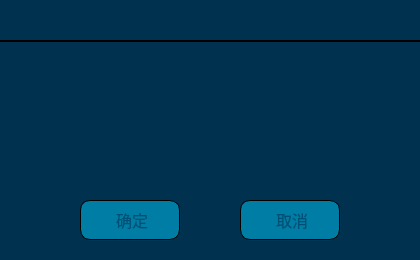
<?xml version="1.0" encoding="UTF-8"?>
<ui version="4.0">
 <class>QuestBox</class>
 <widget class="QDialog" name="QuestBox">
  <property name="geometry">
   <rect>
    <x>0</x>
    <y>0</y>
    <width>420</width>
    <height>260</height>
   </rect>
  </property>
  <property name="font">
   <font>
    <family>文泉驿等宽微米黑</family>
    <pointsize>12</pointsize>
    <weight>50</weight>
    <italic>false</italic>
    <bold>false</bold>
   </font>
  </property>
  <property name="windowTitle">
   <string>Dialog</string>
  </property>
  <property name="styleSheet">
   <string notr="true">QDialog{
border:2px solid rgb(0, 50, 80);
border-radius:0px;
background-color: rgb(0, 50, 80);
}
QToolButton{
font: 16pt &quot;微软雅黑&quot;;
color: rgb(0, 80, 117);
border:1px solid rgb(0, 0, 0);
border-radius:10px;
background-color: rgb(0, 125, 165);
}
QToolButton:hover{
font: 16pt &quot;微软雅黑&quot;;
color:rgb(79, 229, 219);
}
QLabel{
font: 16pt &quot;微软雅黑&quot;;
color: rgb(255, 255, 255);
background-color: rgb(0, 50, 80);
}
</string>
  </property>
  <widget class="QToolButton" name="pBtn_ok">
   <property name="geometry">
    <rect>
     <x>80</x>
     <y>200</y>
     <width>100</width>
     <height>40</height>
    </rect>
   </property>
   <property name="text">
    <string> 确定</string>
   </property>
   <property name="icon">
    <iconset resource="../image.qrc">
     <normaloff>:/Image/ok.png</normaloff>:/Image/ok.png</iconset>
   </property>
   <property name="iconSize">
    <size>
     <width>30</width>
     <height>30</height>
    </size>
   </property>
   <property name="toolButtonStyle">
    <enum>Qt::ToolButtonTextBesideIcon</enum>
   </property>
  </widget>
  <widget class="QToolButton" name="pBtn_cancel">
   <property name="geometry">
    <rect>
     <x>240</x>
     <y>200</y>
     <width>100</width>
     <height>40</height>
    </rect>
   </property>
   <property name="text">
    <string> 取消</string>
   </property>
   <property name="icon">
    <iconset resource="../image.qrc">
     <normaloff>:/Image/delDev.png</normaloff>:/Image/delDev.png</iconset>
   </property>
   <property name="iconSize">
    <size>
     <width>30</width>
     <height>30</height>
    </size>
   </property>
   <property name="toolButtonStyle">
    <enum>Qt::ToolButtonTextBesideIcon</enum>
   </property>
  </widget>
  <widget class="QLabel" name="lb_title">
   <property name="geometry">
    <rect>
     <x>0</x>
     <y>0</y>
     <width>420</width>
     <height>40</height>
    </rect>
   </property>
   <property name="styleSheet">
    <string notr="true">font: 16pt &quot;微软雅黑&quot;;
color: rgb(255, 255, 255);
background-color: rgb(0, 50, 80);</string>
   </property>
   <property name="text">
    <string/>
   </property>
   <property name="alignment">
    <set>Qt::AlignCenter</set>
   </property>
  </widget>
  <widget class="QLabel" name="lb_context">
   <property name="geometry">
    <rect>
     <x>5</x>
     <y>55</y>
     <width>410</width>
     <height>100</height>
    </rect>
   </property>
   <property name="font">
    <font>
     <family>微软雅黑</family>
     <pointsize>16</pointsize>
     <weight>50</weight>
     <italic>false</italic>
     <bold>false</bold>
    </font>
   </property>
   <property name="styleSheet">
    <string notr="true"/>
   </property>
   <property name="text">
    <string/>
   </property>
   <property name="alignment">
    <set>Qt::AlignCenter</set>
   </property>
   <property name="wordWrap">
    <bool>true</bool>
   </property>
  </widget>
  <widget class="Line" name="line">
   <property name="geometry">
    <rect>
     <x>0</x>
     <y>40</y>
     <width>420</width>
     <height>2</height>
    </rect>
   </property>
   <property name="styleSheet">
    <string notr="true">background-color: rgb(0, 0, 0);</string>
   </property>
   <property name="orientation">
    <enum>Qt::Horizontal</enum>
   </property>
  </widget>
 </widget>
 <resources>
  <include location="../image.qrc"/>
 </resources>
 <connections/>
</ui>
